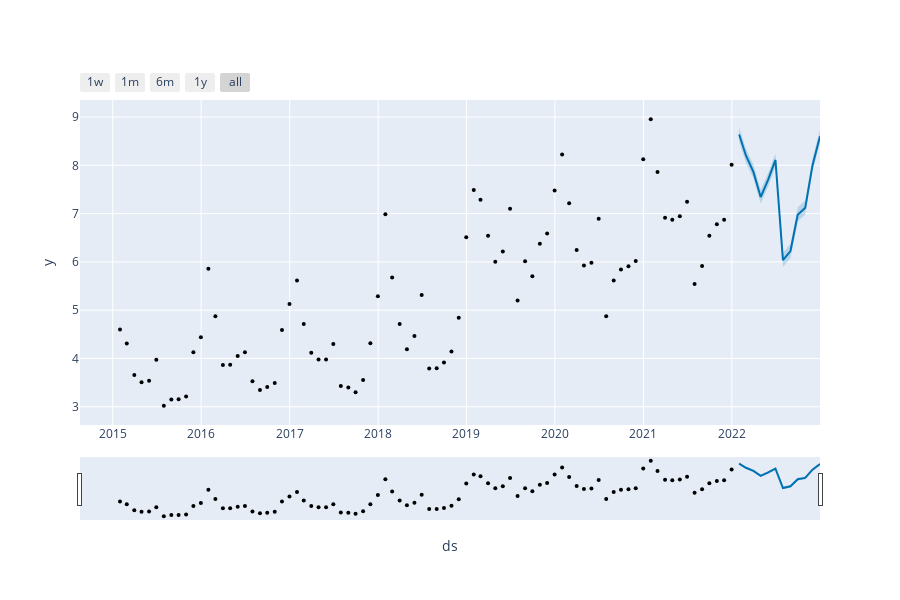

The code cell stored with this chart in its notebook:
### Code cell
plot_plotly(model, test_forecasts)
